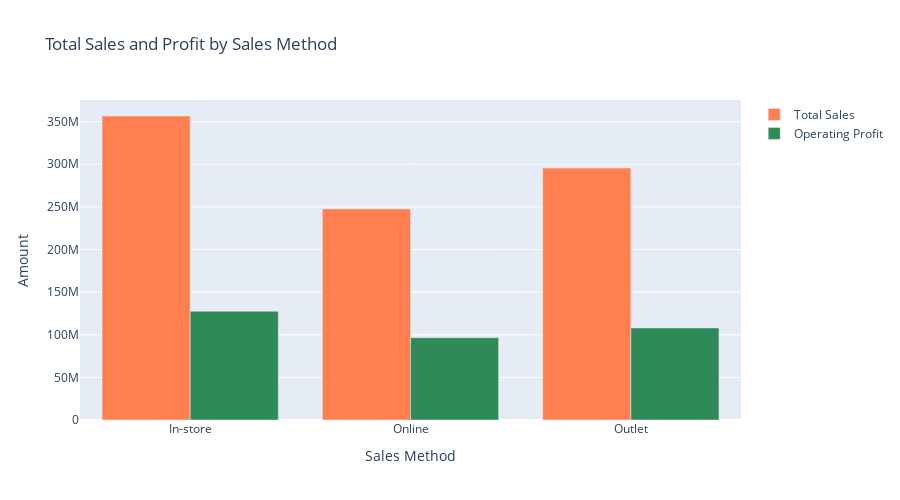

This figure's notebook cell:
### Markdown cell above
# ***GROUPED BAR GRAPH***
This code creates a grouped bar chart using Plotly Graph Objects to compare total sales and operating profit across different sales methods. The data is aggregated by the "Sales Method" category, summing the total sales and operating profit for each method. The chart displays two sets of bars side by side for each sales method: coral-colored bars represent total sales, and seagreen bars represent operating profit. Interactive hover tooltips show the exact dollar values formatted with commas and two decimal places, helping users easily understand the financial contribution of each sales method. The grouped bar layout allows straightforward comparison between sales and profit within each category, providing a clear overview of how different sales approaches perform financially.

### Code cell
#GROUPED BAR GRAPH
import plotly.graph_objects as go
# Aggregate data by Sales Method
method_sales = df.groupby('Sales Method')[['Total Sales', 'Operating Profit']].sum().reset_index()
fig = go.Figure()
# Add Total Sales bars
fig.add_trace(go.Bar(
    x=method_sales['Sales Method'],
    y=method_sales['Total Sales'],
    name='Total Sales',
    marker_color='coral',
    hovertemplate='Sales Method: %{x}<br>Total Sales: %{y:$,.2f}<extra></extra>'
))
# Add Operating Profit bars
fig.add_trace(go.Bar(
    x=method_sales['Sales Method'],
    y=method_sales['Operating Profit'],
    name='Operating Profit',
    marker_color='seagreen',
    hovertemplate='Sales Method: %{x}<br>Operating Profit: %{y:$,.2f}<extra></extra>'
))
# Update layout
fig.update_layout(
    barmode='group',
    title='Total Sales and Profit by Sales Method',
    xaxis_title='Sales Method',
    yaxis_title='Amount',
    height=500
)
fig.show()

### Figure 1 — Plotly figure (JSON) as saved in the notebook; plotly's stock layout.template omitted (floating-point values rounded to 4 significant figures)
{"data": [{"hovertemplate": "Sales Method: %{x}<br>Total Sales: %{y:$,.2f}<extra></extra>", "marker": {"color": "coral"}, "name": "Total Sales", "type": "bar", "x": ["In-store", "Online", "Outlet"], "y": [356600000.0, 247700000.0, 295600000.0]}, {"hovertemplate": "Sales Method: %{x}<br>Operating Profit: %{y:$,.2f}<extra></extra>", "marker": {"color": "seagreen"}, "name": "Operating Profit", "type": "bar", "x": ["In-store", "Online", "Outlet"], "y": [127600000.0, 96560000.0, 108000000.0]}], "layout": {"barmode": "group", "height": 500, "title": {"text": "Total Sales and Profit by Sales Method"}, "xaxis": {"title": {"text": "Sales Method"}}, "yaxis": {"title": {"text": "Amount"}}}}
